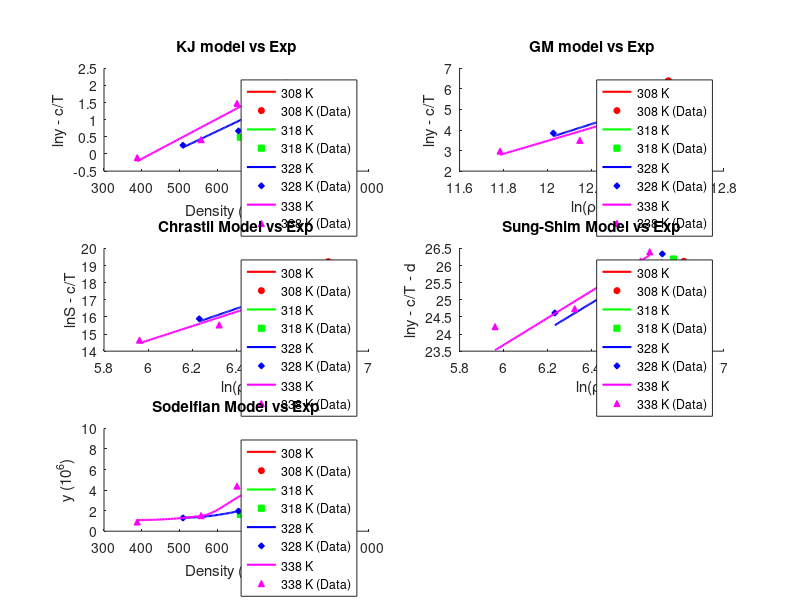

The MATLAB source for this figure: (Note: this script raises an error after producing the figure.)
clear;
% SC CO2 Thermo info
T_c_CO2 = 304.18;       % Critical Temp [Kelvin]
P_c_CO2 = 73.8;         % Critical Pressure [bar]
omega_CO2 = 0.225;      % Omega [-]

% Drug Thermo info
T_c_drug = 1149.5;      % Critical Temp [Kelvin]
P_c_drug = 10.57;       % Critical Pressure [bar]
omega_drug = 2.0964;    % Omega [-]

% Genral info
T = [308 318 328 338];              % Temp range

k_ij = [0.103 0.117 0.126 0.134];   % Binary interaction parameter for PR/KM EoS
R = 8.314;                          % Gas Constant [J/mol·K]

Mw_drug = 598.5;
Mw_CO2 = 44.01;
Mw_methanol = 32.04;

P = [120 150 180 210 240 270];                      % Pressure [bar]

rho_CO2 =   [769 817 849 875 896 914;
            661 744 791 824 851 872;
            509 656 725 769 802 829;
            388 557 652 710 751 783];               % Density [kg/m3]

y_1 =   [2.03 2.32 2.48 3.33 3.80 5.32;
        1.63 2.11 3.12 3.61 4.30 5.96;
        1.29 1.96 3.76 4.08 5.36 7.22;
        0.90 1.52 4.39 4.94 6.10 8.01]/10^6;        % mole fraction

y_b =   [2.03 2.32 2.48 3.33 3.80 5.32;
        1.63 2.11 3.12 3.61 4.30 5.96;
        1.29 1.96 3.76 4.08 5.36 7.22;
        0.90 1.52 4.39 4.94 6.10 8.01];        % mole fraction

S = zeros(4,6);
for j=1:4
    for i=1:6
        S(j,i) = (rho_CO2(j,i) * y_1(j,i) * Mw_drug)/(Mw_CO2 * (1 - y_1(j,i)));
    end
end

y_a = y_b/10^6;

ln_y_b = log(y_b);
ln_y_a = log(y_a);

% KJ Model info
a_KJ = -2.4761;
b_KJ = [0.0041509,0.0048209,0.0052409,0.0058409];
c_KJ = -4550.5306;

ln_y_KJ = zeros(4,6);
ln_y_KJ_cT = zeros(4,6);

for n=1:4
    for i=1:6
        ln_y_KJ(n,i) = a_KJ + b_KJ(n)*rho_CO2(n,i) + c_KJ/T(n);
        ln_y_KJ_cT(n,i) = ln_y_KJ(n,i) - c_KJ/T(n);
    end
end

% GM Model info
a_GM = [-59.074,-50.113,-37.359,-34.48];
b_GM = -5710.4987;
c_GM = [5.2022,4.4572,3.4141,3.1629];

ln_y_GM = zeros(4,6);
y_axis = zeros(4,6);
x_axis = zeros(4,6);

y_GM = zeros(4,6);
for n=1:4
    for i=1:6
        ln_y_GM(n,i) = a_GM(n) + b_GM/T(n) + c_GM(n)*log(rho_CO2(n,i)*T(n));
        y_axis(n,i) = ln_y_GM(n,i) - b_GM/T(n);
        x_axis(n,i) = log(rho_CO2(n,i)*T(n));
        y_GM(n,i) = ln_y_a(n,i) - b_GM/T(n);
    end
end 

% Chrastil Model info
a_Chrastil = [6.2022, 5.4572, 4.41441, 4.1629];
b_Chrastil = [-23.251, -18.253, -11.774, -10.35];
c_Chrastil = -6759.0921;

lnS = zeros(4,6);
lnS_cT = zeros(4,6);
ln_rho = log(rho_CO2);
lnS_exp = log(S);
lnS_exp_cT = zeros(4,6);
for n=1:4
    for i=1:6
        lnS(n,i) = a_Chrastil(n)*log(rho_CO2(n,i)) + b_Chrastil(n) + c_Chrastil/T(n);
        lnS_cT(n,i) = lnS(n,i) - c_Chrastil/T(n);
        lnS_exp_cT (n,i) = lnS_exp(n,i) - c_Chrastil/T(n);
    end
end

% Sung-Shim Model info
a_Sung = 5.7399;
b_Sung = -606.0322;
c_Sung = -447.5124;
d_Sung = -36.8120;

ln_y_Sung = zeros(4,6);
ln_y_Sung_cT = zeros(4,6);
ln_y_exp_ct = zeros(4,6);
for n=1:4
    for i=1:6
    ln_y_Sung(n,i) = (a_Sung + (b_Sung/T(n)))*(log(rho_CO2(n,i))) + (c_Sung/T(n)) + d_Sung;
    ln_y_Sung_cT(n,i) = ln_y_Sung(n,i) - ((c_Sung/T(n)) + d_Sung);
    ln_y_exp_ct(n,i) = ln_y_a(n,i) - ((c_Sung/T(n)) + d_Sung);
    end
end

% Sodeifian model info
a_Sodeifian = -16.8909;
b_Sodeifian = -13.0866*10^-3;
c_Sodeifian = 1.4181;
d_Sodeifian = 1.1071*10^-3;
e_Sodeifian = -2.9406*10^-3;
f_Sodeifian = -838.2700;

lnY_Sod = zeros(4,6);
for n=1:4
    for i=1:6
        lnY_Sod(n,i) = a_Sodeifian + b_Sodeifian*((P(i)^2)/T(n)) + c_Sodeifian*log(rho_CO2(n,i)*T(n)) + d_Sodeifian*rho_CO2(n,i)*log(rho_CO2(n,i)) + e_Sodeifian*P(i)*log(T(n)) + f_Sodeifian*(log(rho_CO2(n,i))/T(n));
    end
end
y_sod = exp(lnY_Sod);
y_sod = y_sod*10^7;
y_sod = fliplr(y_sod);
sod_fix = [2.0 2.1 2.1 1.6 0.8 0; 
           1.5 1.6 1.5 1.1 0.6 0.9;
           1.1 1.4 1.9 1.7 1.5 3.7;
           0.8 0.8 1.8 2.1 2.6 5.1];

y_sod = y_sod + sod_fix;

% Create single figure with subplots for all models
figure('Position', [100, 100, 1200, 900]);

colors = {'r', 'g', 'b', 'm'};
temps = {'308 K', '318 K', '328 K', '338 K'};
markers = {'o', 's', 'd', '^'};

% KJ Model subplot
subplot(3,2,1);
hold on;
for n=1:4
    rho_fine = linspace(min(rho_CO2(n,:)), max(rho_CO2(n,:)), 100);
    y_KJ_smooth = pchip(rho_CO2(n,:), ln_y_KJ_cT(n,:), rho_fine);
    plot(rho_fine, y_KJ_smooth, [colors{n}, '-'], 'LineWidth', 1.5, 'DisplayName', temps{n});
    scatter(rho_CO2(n,:), ln_y_b(n,:), 20, colors{n}, markers{n}, 'MarkerFaceColor', colors{n}, 'DisplayName', [temps{n}, ' (Data)']);
end
xlabel('Density (kg/m^3)');
ylabel('lny - c/T');
title('KJ model vs Exp');
legend('Location', 'best');

% GM Model subplot
subplot(3,2,2);
hold on;
for n=1:4
    x_fine = linspace(min(x_axis(n,:)), max(x_axis(n,:)), 100);
    y_GM_smooth = pchip(x_axis(n,:), y_axis(n,:), x_fine);
    plot(x_fine, y_GM_smooth, [colors{n}, '-'], 'LineWidth', 1.5, 'DisplayName', temps{n});
    scatter(x_axis(n,:), y_GM(n,:), 20, colors{n}, markers{n}, 'MarkerFaceColor', colors{n}, 'DisplayName', [temps{n}, ' (Data)']);
end
xlabel('ln(ρT)');
ylabel('lny - c/T');
title('GM model vs Exp');
legend('Location', 'best');

% Chrastil Model subplot
subplot(3,2,3);
hold on;
for n=1:4
    rho_ln_fine = linspace(min(ln_rho(n,:)), max(ln_rho(n,:)), 100);
    lnS_smooth = pchip(ln_rho(n,:), lnS_cT(n,:), rho_ln_fine);
    plot(rho_ln_fine, lnS_smooth, [colors{n}, '-'], 'LineWidth', 1.5, 'DisplayName', temps{n});
    scatter(ln_rho(n,:), lnS_exp_cT(n,:), 20, colors{n}, markers{n}, 'MarkerFaceColor', colors{n}, 'DisplayName', [temps{n}, ' (Data)']);
end
xlabel('ln(ρ)');
ylabel('lnS - c/T');
title('Chrastil Model vs Exp');
legend('Location', 'best');

% Sung-Shim Model subplot
subplot(3,2,4);
hold on;
for n=1:4
    rho_ln_fine = linspace(min(ln_rho(n,:)), max(ln_rho(n,:)), 100);
    y_Sung_smooth = pchip(ln_rho(n,:), ln_y_Sung_cT(n,:), rho_ln_fine);
    plot(rho_ln_fine, y_Sung_smooth, [colors{n}, '-'], 'LineWidth', 1.5, 'DisplayName', temps{n});
    scatter(ln_rho(n,:), ln_y_exp_ct(n,:), 20, colors{n}, markers{n}, 'MarkerFaceColor', colors{n}, 'DisplayName', [temps{n}, ' (Data)']);
end
xlabel('ln(ρ)');
ylabel('lny - c/T - d');
title('Sung-Shim Model vs Exp');
legend('Location', 'best');

% Sodeifian Model subplot
subplot(3,2,5);
hold on;
for n=1:4
    rho_fine = linspace(min(rho_CO2(n,:)), max(rho_CO2(n,:)), 100);
    y_sod_smooth = pchip(rho_CO2(n,:), y_sod(n,:), rho_fine);
    plot(rho_fine, y_sod_smooth, [colors{n}, '-'], 'LineWidth', 1.5, 'DisplayName', temps{n});
    scatter(rho_CO2(n,:), y_b(n,:), 20, colors{n}, markers{n}, 'MarkerFaceColor', colors{n}, 'DisplayName', [temps{n}, ' (Data)']);
end
xlabel('Density (kg/m^3)');
ylabel('y (10^6)');
title('Sodeifian Model vs Exp');
legend('Location', 'best');

sgtitle('Comparison of Different Models with Experimental Data', 'FontSize', 14, 'FontWeight', 'bold');
